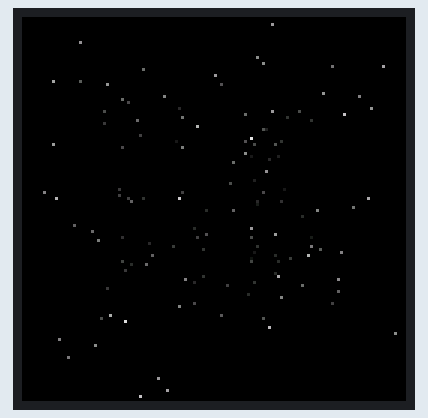
Recording of a program running on a simulated Arduino Nano ESP32. On the bench: 128×128 colour display. Random numbers use the default seed unless the program sets one; what the program prints to the serial monitor is not drawn.

Above: at 0.66 s.
At 5.49 s:
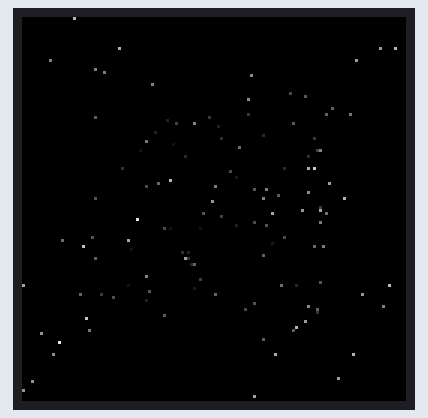
At 10.32 s:
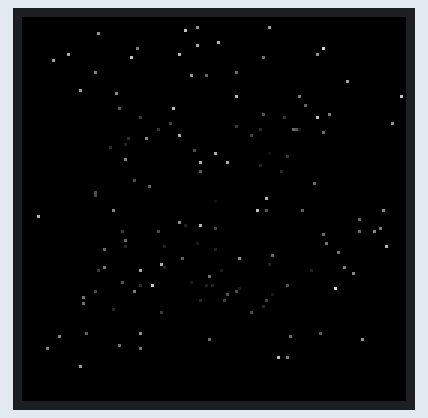
At 19.97 s:
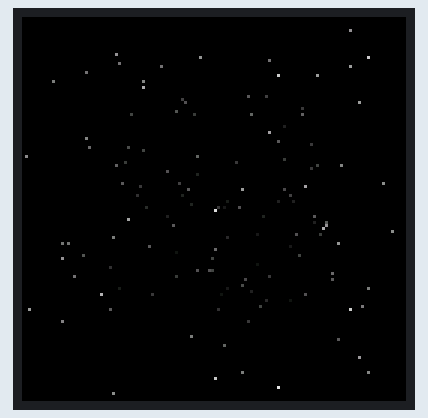
At 29.63 s:
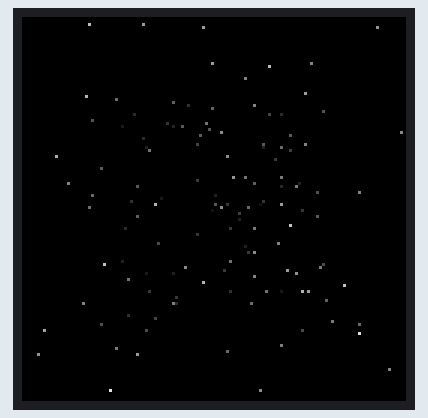
At 39.63 s:
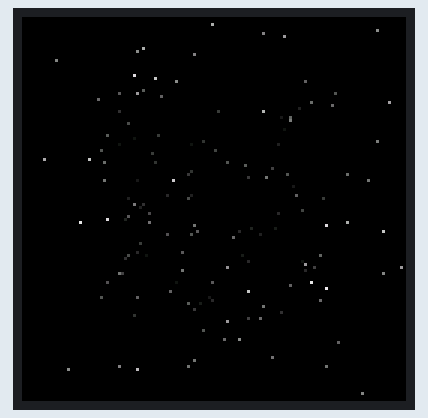

The program:

main.cpp
```cpp
#include <Arduino.h>
#include <Adafruit_GFX.h>
#include <Adafruit_ST7735.h>
#include <Adafruit_ST7789.h>
#include <Adafruit_ILI9341.h>
#include <SPI.h>

// Select driver
#define TFT_ST7735
// #define TFT_ST7789
// #define TFT_ILI9341

#define TFT_CS 10
#define TFT_MISO 12
#define TFT_MOSI 11
#define TFT_SCL 13
#define TFT_DC 8
#define TFT_RST -1

#ifdef TFT_ST7735
#define TFT_WIDTH 128
#define TFT_HEIGHT 128
Adafruit_ST7735 tft = Adafruit_ST7735(TFT_CS, TFT_DC, TFT_RST);
#endif

#ifdef TFT_ST7789
#define TFT_WIDTH 240
#define TFT_HEIGHT 320
Adafruit_ST7789 tft = Adafruit_ST7789(TFT_CS, TFT_DC, TFT_RST);
#endif

#ifdef TFT_ILI9341
#define TFT_WIDTH 240
#define TFT_HEIGHT 320
// Doesn't got fullspeed with MISO??
// Adafruit_ILI9341 tft = Adafruit_ILI9341(TFT_CS, TFT_DC, TFT_MOSI, TFT_SCL, TFT_RST, TFT_MISO);
Adafruit_ILI9341 tft = Adafruit_ILI9341(TFT_CS, TFT_DC, TFT_RST);
#endif


const int fbWidth = TFT_WIDTH;
const int fbHeight = TFT_HEIGHT;
uint16_t *frameBuffer;

void fb_clear(uint16_t color) {
	uint32_t d = color << 16 | color;
	uint32_t *out = (uint32_t *)frameBuffer;
	for (int i = 0, n = fbWidth * fbHeight / 2; i < n; i++) {
		out[i] = d;
	}
}

void fb_clear_black() {
	memset(frameBuffer, 0, fbWidth * fbHeight * sizeof(uint16_t));
}

void fb_pset(int x, int y, uint16_t color) {
	if (x < 0 || x >= fbWidth || y < 0 || y >= fbHeight) return;
	frameBuffer[x + y * fbWidth] = color;
}

void fb_show() {
	tft.startWrite();
	tft.setAddrWindow(0, 0, fbWidth, fbHeight);
	tft.writePixels(frameBuffer, fbWidth * fbHeight);
	tft.endWrite();
}

struct star_t {
	int x, y, z;
};

const int NUM_STARS = 200;
star_t stars[NUM_STARS];

void init_stars() {
	for (int i = 0; i < NUM_STARS; i++) {
		stars[i].x = random(-fbWidth / 2, fbWidth / 2);
		stars[i].y = random(-fbHeight / 2, fbHeight / 2);
		stars[i].z = random(1, fbWidth);
	}
}

void update_star(star_t &star) {
	star.z -= 1;
	if (star.z <= 0) {
		star.x = random(-fbWidth / 2, fbWidth / 2);
		star.y = random(-fbHeight / 2, fbHeight / 2);
		star.z = fbWidth;
	}
}

void draw_star(const star_t &star) {
	int sx = (star.x * fbWidth / 2) / star.z + fbWidth / 2;
	int sy = (star.y * fbWidth / 2) / star.z + fbHeight / 2;

	uint8_t brightness = map(star.z, 1, fbWidth, 255, 20);
	uint16_t color = ((brightness >> 3) << 11) | ((brightness >> 2) << 5) | (brightness >> 3);

	fb_pset(sx, sy, color);
}

void setup() {
	Serial.begin(115200);

#ifdef TFT_ST7735
	tft.setSPISpeed(42000000);
	tft.initR(INITR_144GREENTAB);
#endif

#ifdef TFT_ST7789
	tft.init(TFT_WIDTH, TFT_HEIGHT, SPI_MODE3);
	tft.setSPISpeed(80000000);
#endif

#ifdef TFT_ILI9341
	// read diagnostics (optional but can help debug problems)
	tft.begin(42000000);
#endif
	frameBuffer = (uint16_t *) heap_caps_malloc(fbWidth * fbHeight * sizeof(uint16_t), MALLOC_CAP_SPIRAM);

	init_stars();
}

int frame = 0;

void loop() {
	auto start = millis();

	// fb_clear(0x0000);
	fb_clear_black();

	auto clear = millis() - start;

	for (int i = 0; i < NUM_STARS; i++) {
		update_star(stars[i]);
		draw_star(stars[i]);
	}

	fb_show();

	if (frame % 30 == 0) {
		Serial.printf("clear: %i ms\nframe: %i\n", clear, millis() - start);
		Serial.println(" ms");
	}
	frame++;
}
```
